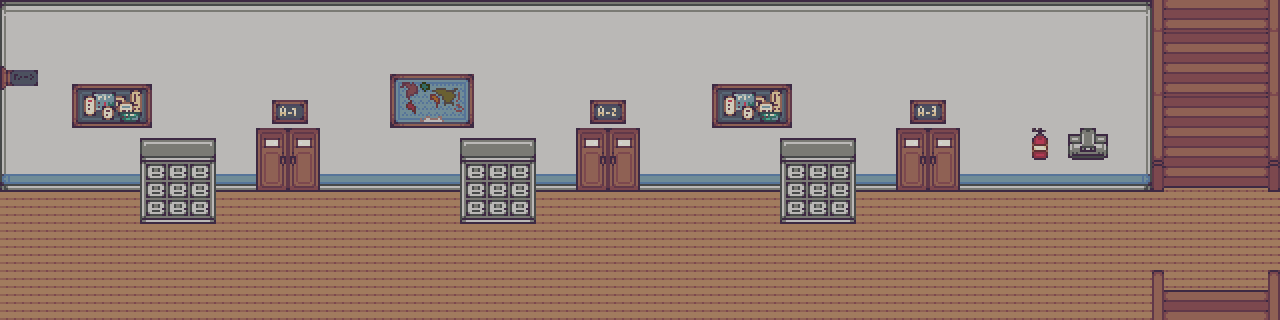

Tiled map render using the project's own tile images. Description and the whole map definition, tile-layer contents included, below:
An orthogonal 40x10 tile map with 32x32 px tiles, 3 tile layers (Floor, Wall, Door), 2 tilesets and 2 objects (start, back).

<map version="1.9" tiledversion="1.9.2" orientation="orthogonal" renderorder="right-down" width="40" height="10" tilewidth="32" tileheight="32" infinite="0" nextlayerid="5" nextobjectid="3">
 <editorsettings>
  <export target="Corridoor.tmj" format="json" />
 </editorsettings>
 <tileset firstgid="1" name="tilests32x32" tilewidth="32" tileheight="32" tilecount="1100" columns="50">
  <image source="tilests32x32.png" width="1600" height="704" />
  <tile id="38">
   <properties>
    <property name="object" type="bool" value="true" />
   </properties>
  </tile>
  <tile id="39">
   <properties>
    <property name="object" type="bool" value="true" />
   </properties>
  </tile>
  <tile id="254">
   <properties>
    <property name="wall" type="bool" value="true" />
   </properties>
  </tile>
  <tile id="255">
   <properties>
    <property name="wall" type="bool" value="true" />
   </properties>
  </tile>
  <tile id="256">
   <properties>
    <property name="wall" type="bool" value="true" />
   </properties>
  </tile>
  <tile id="346">
   <properties>
    <property name="object" type="bool" value="true" />
   </properties>
  </tile>
  <tile id="850">
   <properties>
    <property name="stair" type="bool" value="true" />
   </properties>
  </tile>
  <tile id="851">
   <properties>
    <property name="stair" type="bool" value="true" />
   </properties>
  </tile>
  <tile id="852">
   <properties>
    <property name="stair" type="bool" value="true" />
   </properties>
  </tile>
  <tile id="973">
   <properties>
    <property name="shelf" type="bool" value="true" />
   </properties>
  </tile>
  <tile id="974">
   <properties>
    <property name="shelf" type="bool" value="true" />
   </properties>
  </tile>
  <tile id="975">
   <properties>
    <property name="shelf" type="bool" value="true" />
   </properties>
  </tile>
  <tile id="1023">
   <properties>
    <property name="shelf" type="bool" value="true" />
   </properties>
  </tile>
  <tile id="1024">
   <properties>
    <property name="shelf" type="bool" value="true" />
   </properties>
  </tile>
  <tile id="1025">
   <properties>
    <property name="shelf" type="bool" value="true" />
   </properties>
  </tile>
 </tileset>
 <tileset firstgid="1101" name="school_tileset" tilewidth="32" tileheight="32" tilecount="352" columns="8">
  <image source="school_tileset.png" width="256" height="1408" />
 </tileset>
 <layer id="1" name="Floor" width="40" height="10">
  <data encoding="csv">
205,206,206,206,206,206,206,206,206,206,206,206,206,206,206,206,206,206,206,206,206,206,206,206,206,206,206,206,206,206,206,206,206,206,206,207,2,2,2,2,
255,256,256,256,256,256,256,256,256,256,256,256,256,256,256,256,256,256,256,256,256,256,256,256,256,256,256,256,256,256,256,256,256,256,256,257,2,2,2,2,
255,256,256,256,256,256,256,256,256,256,256,256,256,256,256,256,256,256,256,256,256,256,256,256,256,256,256,256,256,256,256,256,256,256,256,257,2,2,2,2,
255,256,256,256,256,256,256,256,256,256,256,256,256,256,256,256,256,256,256,256,256,256,256,256,256,256,256,256,256,256,256,256,256,256,256,257,2,2,2,2,
255,256,256,256,256,256,256,256,256,256,256,256,256,256,256,256,256,256,256,256,256,256,256,256,256,256,256,256,256,256,256,256,256,256,256,257,2,2,2,2,
2,2,2,2,2,2,2,2,2,2,2,2,2,2,2,2,2,2,2,2,2,2,2,2,2,2,2,2,2,2,2,2,2,2,2,2,2,2,2,2,
2,2,2,2,2,2,2,2,2,2,2,2,2,2,2,2,2,2,2,2,2,2,2,2,2,2,2,2,2,2,2,2,2,2,2,2,2,2,2,2,
2,2,2,2,2,2,2,2,2,2,2,2,2,2,2,2,2,2,2,2,2,2,2,2,2,2,2,2,2,2,2,2,2,2,2,2,2,2,2,2,
2,2,2,2,2,2,2,2,2,2,2,2,2,2,2,2,2,2,2,2,2,2,2,2,2,2,2,2,2,2,2,2,2,2,2,2,2,2,2,2,
2,2,2,2,2,2,2,2,2,2,2,2,2,2,2,2,2,2,2,2,2,2,2,2,2,2,2,2,2,2,2,2,2,2,2,2,2,2,2,2
</data>
 </layer>
 <layer id="2" name="Wall" width="40" height="10">
  <data encoding="csv">
0,0,0,0,0,0,0,0,0,0,0,0,0,0,0,0,0,0,0,0,0,0,0,0,0,0,0,0,0,0,0,0,0,0,0,0,801,802,802,803,
0,0,0,0,0,0,0,0,0,0,0,0,0,0,0,0,0,0,0,0,0,0,0,0,0,0,0,0,0,0,0,0,0,0,0,0,751,752,752,753,
0,0,0,0,0,0,0,0,0,0,0,0,0,0,0,0,0,0,0,0,0,0,0,0,0,0,0,0,0,0,0,0,0,0,0,0,801,802,802,803,
0,0,0,0,0,0,0,0,0,0,0,0,0,0,0,0,0,0,0,0,0,0,0,0,0,0,0,0,0,0,0,0,0,0,0,0,751,752,752,753,
0,0,0,0,0,0,0,0,0,0,0,0,0,0,0,0,0,0,0,0,0,0,0,0,0,0,0,0,0,0,0,0,0,0,0,0,801,802,802,803,
305,306,306,306,306,306,306,306,306,306,306,306,306,306,306,306,306,306,306,306,306,306,306,306,306,306,306,306,306,306,306,306,306,306,306,307,851,852,852,853,
0,0,0,0,0,0,0,0,0,0,0,0,0,0,0,0,0,0,0,0,0,0,0,0,0,0,0,0,0,0,0,0,0,0,0,0,0,0,0,0,
0,0,0,0,0,0,0,0,0,0,0,0,0,0,0,0,0,0,0,0,0,0,0,0,0,0,0,0,0,0,0,0,0,0,0,0,0,0,0,0,
0,0,0,0,0,0,0,0,0,0,0,0,0,0,0,0,0,0,0,0,0,0,0,0,0,0,0,0,0,0,0,0,0,0,0,0,651,652,0,653,
0,0,0,0,0,0,0,0,0,0,0,0,0,0,0,0,0,0,0,0,0,0,0,0,0,0,0,0,0,0,0,0,0,0,0,0,701,702,702,703
</data>
 </layer>
 <layer id="3" name="Door" width="40" height="10">
  <data encoding="csv">
0,0,0,0,0,0,0,0,0,0,0,0,0,0,0,0,0,0,0,0,0,0,0,0,0,0,0,0,0,0,0,0,0,0,0,0,0,0,0,0,
0,0,0,0,0,0,0,0,0,0,0,0,0,0,0,0,0,0,0,0,0,0,0,0,0,0,0,0,0,0,0,0,0,0,0,0,0,0,0,0,
1033,1034,166,167,168,0,0,0,0,0,0,0,386,387,388,0,0,0,0,0,0,0,166,167,168,0,0,0,0,0,0,0,0,0,0,0,0,0,0,0,
0,0,216,217,218,0,0,0,531,532,0,0,436,437,438,0,0,0,533,534,0,0,216,217,218,0,0,0,535,536,0,0,0,0,0,0,0,0,0,0,
0,0,0,0,974,975,976,0,556,557,0,0,0,0,974,975,976,0,556,557,0,0,0,0,974,975,976,0,556,557,0,0,347,39,40,0,0,0,0,0,
0,0,0,0,1024,1025,1026,0,606,607,0,0,0,0,1024,1025,1026,0,606,607,0,0,0,0,1024,1025,1026,0,606,607,0,0,0,0,0,0,0,0,0,0,
0,0,0,0,1074,1075,1076,0,0,0,0,0,0,0,1074,1075,1076,0,0,0,0,0,0,0,1074,1075,1076,0,0,0,0,0,0,0,0,0,0,0,0,0,
0,0,0,0,0,0,0,0,0,0,0,0,0,0,0,0,0,0,0,0,0,0,0,0,0,0,0,0,0,0,0,0,0,0,0,0,0,0,0,0,
0,0,0,0,0,0,0,0,0,0,0,0,0,0,0,0,0,0,0,0,0,0,0,0,0,0,0,0,0,0,0,0,0,0,0,0,0,0,0,0,
0,0,0,0,0,0,0,0,0,0,0,0,0,0,0,0,0,0,0,0,0,0,0,0,0,0,0,0,0,0,0,0,0,0,0,0,0,0,0,0
</data>
 </layer>
 <objectgroup id="4" name="ObjectLayer">
  <object id="1" name="start" x="17" y="272">
   <point />
  </object>
  <object id="2" name="back" x="1218" y="308">
   <point />
  </object>
 </objectgroup>
</map>
